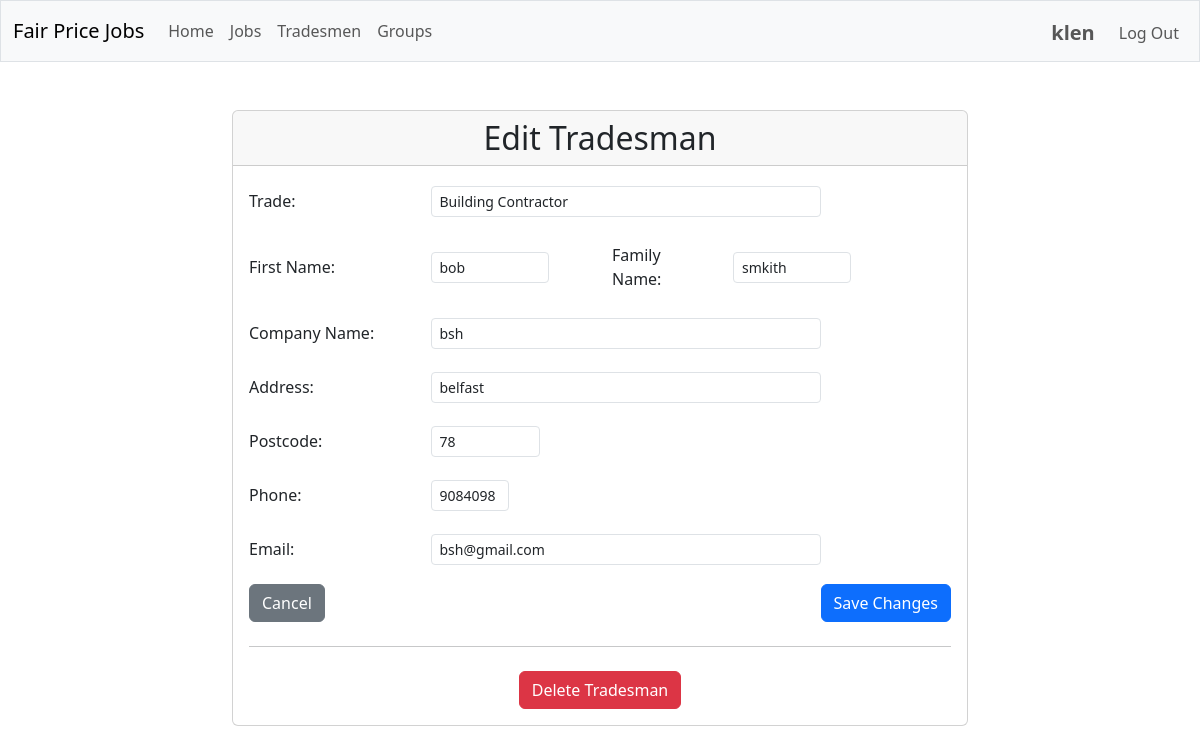
Page /edit_tradesman/1 (signed in) on the committed database.
### tables this page shows
CREATE TABLE users (
    id INTEGER PRIMARY KEY AUTOINCREMENT,
    username TEXT NOT NULL UNIQUE,
    firstname TEXT NOT NULL,
    lastname TEXT NOT NULL,
    email TEXT NOT NULL UNIQUE,
    postcode TEXT NOT NULL,
    hash TEXT NOT NULL
);

CREATE TABLE tradesmen (
    id INTEGER PRIMARY KEY AUTOINCREMENT,
    trade TEXT NOT NULL,
    first_name TEXT,
    family_name TEXT NOT NULL,
    company_name TEXT,
    address TEXT NOT NULL,
    postcode TEXT NOT NULL,
    phone_number TEXT NOT NULL,
    email TEXT
);

### app/routes/tradesmen.py (the view, shortened to what this page needs)
@tradesmen_bp.route("/edit_tradesman/<int:tradesman_id>", methods=["GET", "POST"])
@login_required
def edit_tradesman(tradesman_id: int) -> Union[str, Response]:
    can_edit = tradesman_service.can_user_edit_tradesman(session["user_id"], tradesman_id)
    tradesman = tradesman_service.get_tradesman_by_id(tradesman_id)
    if not tradesman or not can_edit:
        flash("Tradesman not found or you don't have permission to edit.", "error")
        return redirect(url_for("main.index"))
    return render_template("edit_tradesman.html", tradesman=tradesman, can_delete=can_edit)

### app/services/database.py (called while the page is built)
def get_db_service() -> DatabaseService:
    return db_service

    def get_connection(self):
        if self.database_path is None:
            raise ValueError("Database path is not configured")
        try:
            if not hasattr(g, '_database'):
                g._database = sqlite3.connect(self.database_path, isolation_level=None)
                g._database.row_factory = sqlite3.Row
                g._database.execute("PRAGMA foreign_keys = ON")
            return g._database
        except RuntimeError:
            if not hasattr(self, '_test_connection'):
                self._test_connection = sqlite3.connect(self.database_path, isolation_level=None)
                self._test_connection.row_factory = sqlite3.Row
                self._test_connection.execute("PRAGMA foreign_keys = ON")
            return self._test_connection

    def close_connection(self):
        try:
            if hasattr(g, '_database'):
                g._database.close()
                delattr(g, '_database')
        except RuntimeError:
            if hasattr(self, '_test_connection'):
                self._test_connection.close()
                delattr(self, '_test_connection')

    @contextmanager
    def get_cursor(self):
        conn = self.get_connection()
        cursor = conn.cursor()
        try:
            yield cursor
        except Exception as e:
            logger.error(f"Database error: {e}")
            conn.rollback()
            raise
        finally:
            cursor.close()

    def execute_single_query(self, query: str, params: Tuple = ()) -> Optional[Dict[str, Any]]:
        with self.get_cursor() as cursor:
            cursor.execute(query, params)
            row = cursor.fetchone()
            if row:
                columns = [column[0] for column in cursor.description]
                return dict(zip(columns, row))
            return None

### app/services/tradesman_service.py (called while the page is built)
    def get_tradesman_by_id(self, tradesman_id: int) -> Optional[Dict[str, Any]]:
        query = """
            SELECT t.*, u.username as added_by_username, u.id as added_by_user_id
            FROM tradesmen t
            LEFT JOIN user_tradesmen ut ON t.id = ut.tradesman_id
            LEFT JOIN users u ON ut.user_id = u.id
            WHERE t.id = ?
        """
        result = self.db.execute_single_query(query, (tradesman_id,))
        return result

### templates/edit_tradesman.html (shortened to what this page needs)
{% extends "layout.html" %}
{% block main %}
    <div class="container">
        <div class="row justify-content-center">
            <div class="col-md-8">
                <div class="card">
                    <div class="card-header">
                        <h2 class="mb-0">Edit Tradesman</h2>
                    </div>
                    <div class="card-body">
                        <form method="post">
                            <div class="mb-3 row align-items-center">
                                <label for="trade" class="col-md-3 col-form-label text-start">Trade:</label>
                                <div class="col-md-9">
                                    <input type="text" class="form-control form-control-sm w-75" id="trade" name="trade" value="{{ tradesman.trade }}" required>
                                </div>
                            </div>
                            <div class="mb-3 row align-items-center">
                                <label for="first_name" class="col-md-3 col-form-label text-start">First Name:</label>
                                <div class="col-md-3">
                                    <input type="text" class="form-control form-control-sm w-75" id="first_name" name="first_name" value="{{ tradesman.first_name }}">
                                </div>
                                <label for="family_name" class="col-md-2 col-form-label text-start">Family Name:</label>
                                <div class="col-md-3">
                                    <input type="text" class="form-control form-control-sm w-75" id="family_name" name="family_name" value="{{ tradesman.family_name }}" required>
                                </div>
                            </div>
                            <div class="mb-3 row align-items-center">
                                <label for="company_name" class="col-md-3 col-form-label text-start">Company Name:</label>
                                <div class="col-md-9">
                                    <input type="text" class="form-control form-control-sm w-75" id="company_name" name="company_name" value="{{ tradesman.company_name }}">
                                </div>
                            </div>
                            <div class="mb-3 row align-items-center">
                                <label for="address" class="col-md-3 col-form-label text-start">Address:</label>
                                <div class="col-md-9">
                                    <input type="text" class="form-control form-control-sm w-75" id="address" name="address" value="{{ tradesman.address }}" required>
                                </div>
                            </div>
                            <div class="mb-3 row align-items-center">
                                <label for="postcode" class="col-md-3 col-form-label text-start">Postcode:</label>
                                <div class="col-md-4">
                                    <input type="text" class="form-control form-control-sm w-50" id="postcode" name="postcode" value="{{ tradesman.postcode }}" required>
                                </div>
                            </div>
                            <div class="mb-3 row align-items-center">
                                <label for="phone_number" class="col-md-3 col-form-label text-start">Phone:</label>
                                <div class="col-md-3">
                                    <input type="tel" class="form-control form-control-sm w-50" id="phone_number" name="phone_number" value="{{ tradesman.phone_number }}" required>
                                </div>
                            </div>
                            <div class="mb-3 row align-items-center">
                                <label for="email" class="col-md-3 col-form-label text-start">Email:</label>
                                <div class="col-md-9">
                                    <input type="email" class="form-control form-control-sm w-75" id="email" name="email" value="{{ tradesman.email }}">
                                </div>
                            </div>
                            <div class="d-flex justify-content-between">
                                <a href="{{ url_for('tradesmen.view_tradesman', tradesman_id=tradesman.id) }}" class="btn btn-secondary">Cancel</a>
                                <button type="submit" class="btn btn-primary">Save Changes</button>
                            </div>
                            {% if can_delete %}
                            <hr class="my-4">
                            <div class="text-center">
                                <button type="button" class="btn btn-danger" onclick="confirmDelete()">
                                     Delete Tradesman
                                </button>
                            </div>
                            {% endif %}
                        </form>
                    </div>
                </div>
            </div>
        </div>
    </div>
{% endblock %}

### templates/layout.html (shortened to what this page needs)
<!DOCTYPE html>
<html lang="en">
    <head>
        <link href="https://cdn.jsdelivr.net/npm/bootstrap@5.3.0/dist/css/bootstrap.min.css" rel="stylesheet">
        <link rel="stylesheet" href="{{ url_for('static', filename='css/custom.css') }}">
    </head>
    <body>
        <nav class="navbar navbar-expand-md navbar-light bg-light border">
            <div class="container-fluid">
                <a class="navbar-brand mb-0 align-items-center" href="/">Fair Price Jobs</a>
                <div class="collapse navbar-collapse" id="navbarNav">
                    {% if session.user_id %}
                        <ul class="navbar-nav me-auto mb-2 mb-lg-0">
                            <li class="nav-item">
                                <a class="nav-link" href="{{ url_for('main.index') }}">Home</a>
                            </li>
                            <li class="nav-item">
                                <a class="nav-link" href="{{ url_for('search.search_jobs') }}">Jobs</a>
                            </li>
                            <li class="nav-item">
                                <a class="nav-link" href="{{ url_for('search.search_tradesmen') }}">Tradesmen</a>
                            </li>
                            <li class="nav-item">
                                <a class="nav-link" href="{{ url_for('groups.search_groups') }}">Groups</a>
                            </li>
                        </ul>
                        <ul class="navbar-nav ms-auto mt-1 align-items-center">
                            <li class="nav-item me-3">
                                <a class="nav-link fs-5 fw-bold p-0" href="{{ url_for('profile.user_profile', user_id=session.user_id) }}">{{ session.username }}</a>
                            </li>
                            <li class="nav-item">
                                <a class="nav-link" href="/logout">Log Out</a>
                            </li>
                        </ul>
                    {% endif %}
                </div>
            </div>
        </nav>
        <main class="container-fluid py-5 text-center">
            {% block main %}{% endblock %}
        </main>
    </body>
</html>

### rows in the picture
users: username "klen"
tradesmen: trade "Building Contractor", first_name "bob", family_name "smkith", company_name "bsh", address "belfast", postcode "78", phone_number "9084098", email "bsh@gmail.com"
